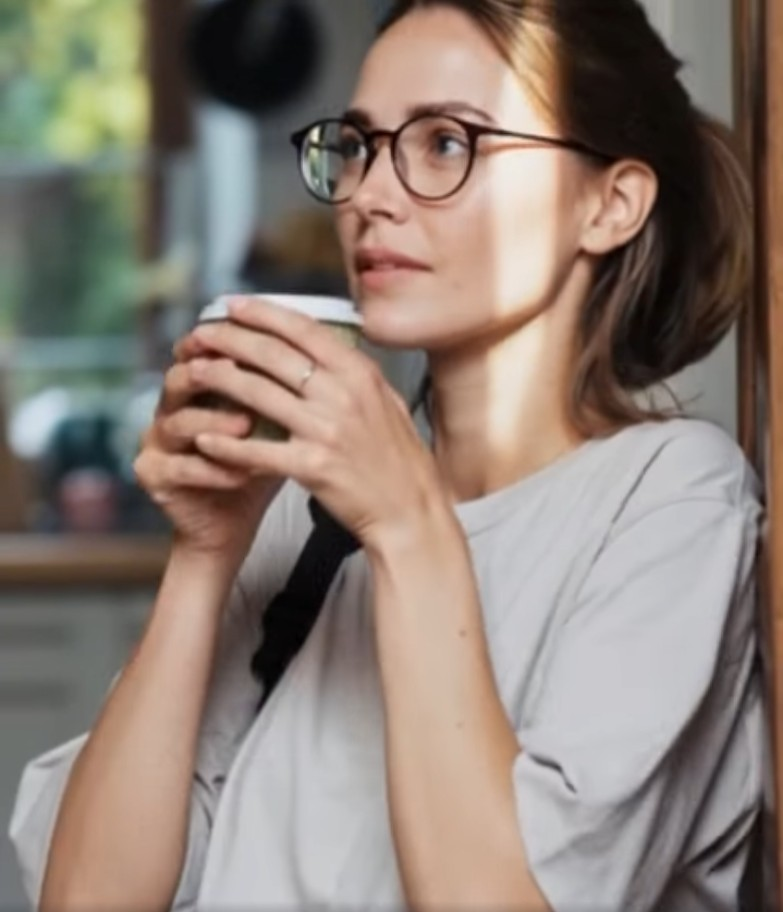
#> input picture TEST_MAGE/cgi.jpeg, 783 x 912 px
$ python -i geometric_3d.py   (imports and definitions only)
#> lines starting #> are read from the running program, lines starting #| are printed output that depends on the picture
"""
3D Geometric Consistency Analysis Module

This module analyzes geometric properties of objects in images to detect CGI.
CGI models often exhibit unnatural smoothness, perfect symmetry, or artificial
geometric patterns that can be distinguished from real-world objects.

Key Detection Strategies:
1. Symmetry Analysis: CGI often has near-perfect bilateral symmetry
2. Smoothness Detection: CGI surfaces are often overly smooth
3. Edge Regularity: CGI edges can be unnaturally regular and perfect
4. Gradient Consistency: Analyzes lighting gradient patterns
"""

import numpy as np
from PIL import Image
from io import BytesIO
from scipy import ndimage
from scipy.stats import entropy
from skimage import filters, feature, measure
from skimage.morphology import disk
import warnings

# [1 line not run here, left out]


# [139 lines left out: functions analyze_geometric_consistency, _analyze_symmetry, _analyze_smoothness, not called in this run]


def _analyze_edge_regularity(gray_image: np.ndarray) -> float:
    """
    Analyzes edge regularity. CGI often has overly regular and perfect edges.

    Args:
        gray_image: Grayscale image as numpy array

    Returns:
        Edge regularity score (0-1), higher means suspiciously regular edges
    """
    try:
        # Detect edges using Canny
        edges = feature.canny(gray_image, sigma=2)

        # Find contours
        contours = measure.find_contours(edges, 0.5)

        if len(contours) == 0:
            return 0.0

        # Analyze curvature regularity of contours
        regularity_scores = []

        for contour in contours:
            if len(contour) < 10:  # Skip very short contours
                continue

            # Calculate curvature along the contour
            # Using finite differences
            dx = np.gradient(contour[:, 0])
            dy = np.gradient(contour[:, 1])

            # Second derivatives
            ddx = np.gradient(dx)
            ddy = np.gradient(dy)

            # Curvature formula
            curvature = np.abs(dx * ddy - dy * ddx) / (dx**2 + dy**2 + 1e-8)**1.5

            # Calculate entropy of curvature distribution
            # Low entropy = regular curvature = suspicious for CGI
            hist, _ = np.histogram(curvature, bins=20, density=True)
            hist = hist + 1e-10  # Avoid log(0)
            curv_entropy = entropy(hist)

            # Natural contours have high entropy (varied curvature)
            # CGI contours often have low entropy (uniform curvature)
            if curv_entropy < 1.5:
                regularity_scores.append(1.0 - (curv_entropy / 1.5))
            else:
                regularity_scores.append(0.0)

        if len(regularity_scores) == 0:
            return 0.0

        # Return average regularity score
        return float(np.clip(np.mean(regularity_scores), 0.0, 1.0))

    except Exception as e:
        print(f"Error in edge regularity analysis: {e}")
        return 0.0


# [64 lines left out: function _analyze_gradient_consistency, not called in this run]

>>> import cv2
>>> picture = cv2.imread('../../TEST_MAGE/cgi.jpeg', cv2.IMREAD_GRAYSCALE)
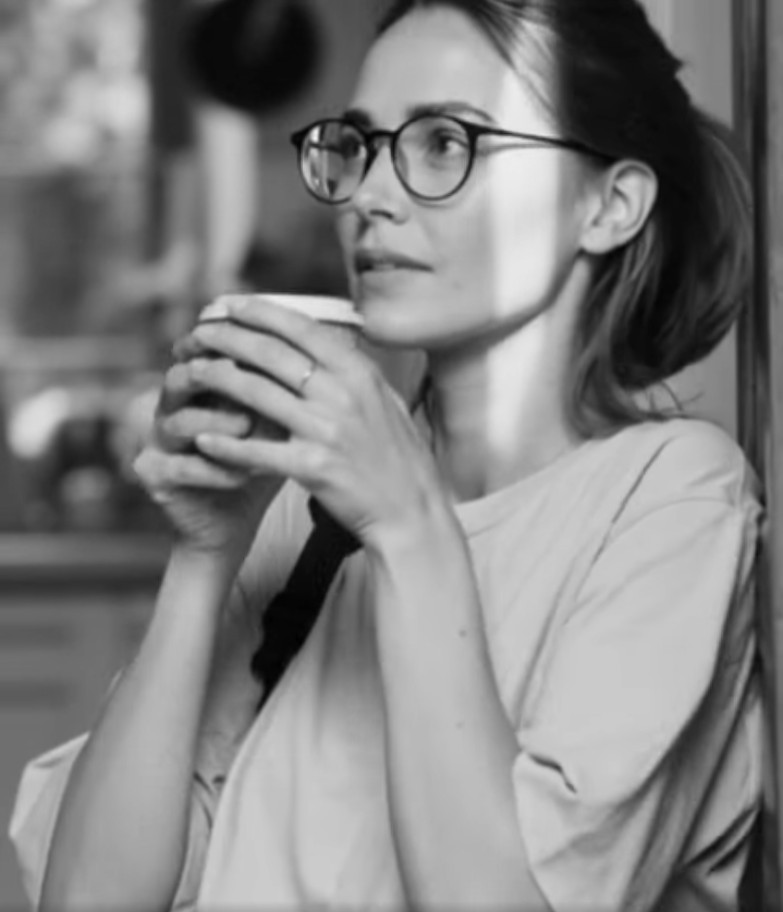
#> picture: shape (912, 783); min 0, max 239, mean 129.1
>>> result = _analyze_edge_regularity(picture)
#> in _analyze_edge_regularity, `edges = feature.canny(gray_image, sigma=2)`:
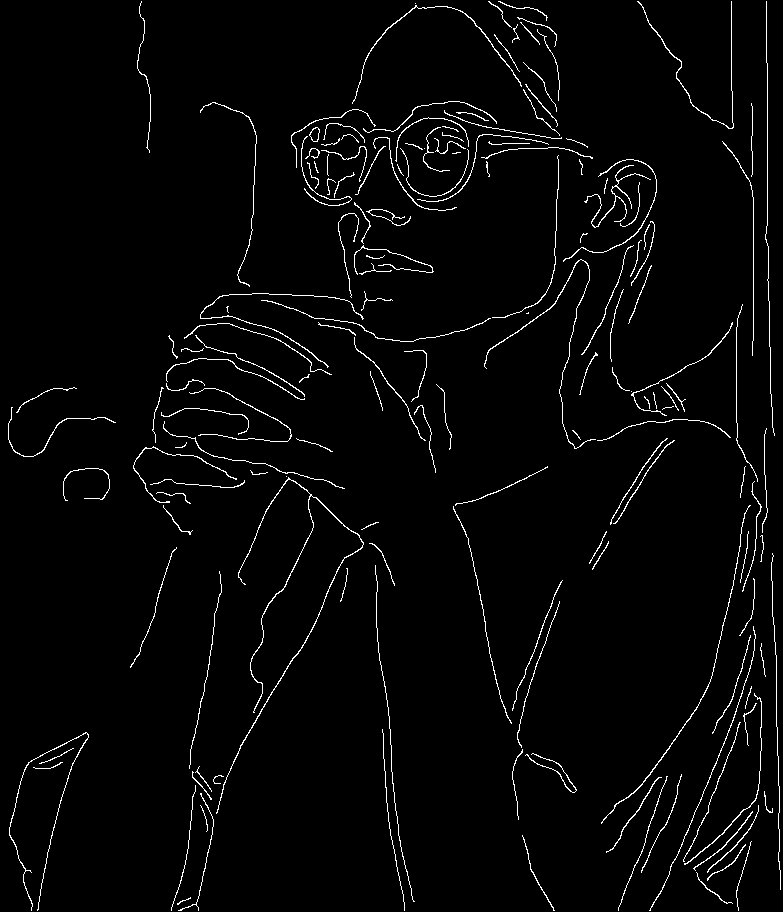
#> edges: shape (912, 783) bool; 2.6% white in thin lines or dots
#> in _analyze_edge_regularity, `contours = measure.find_contours(edges, 0.5)`: contours = 2215 point arrays, longest 329 points
#> the loop in _analyze_edge_regularity, `for contour in contours:` made 2215 passes
#> curv_entropy on passes 2 to 4: 1.13, 1.45, 1.2
#> after the loop in _analyze_edge_regularity, `for contour in contours:`: regularity_scores = 1437 values, max 0.918 at index 54, min 0 at index 8, mean 0.158
#> result = 0.158

$ run again, on TEST_MAGE/nyc.png
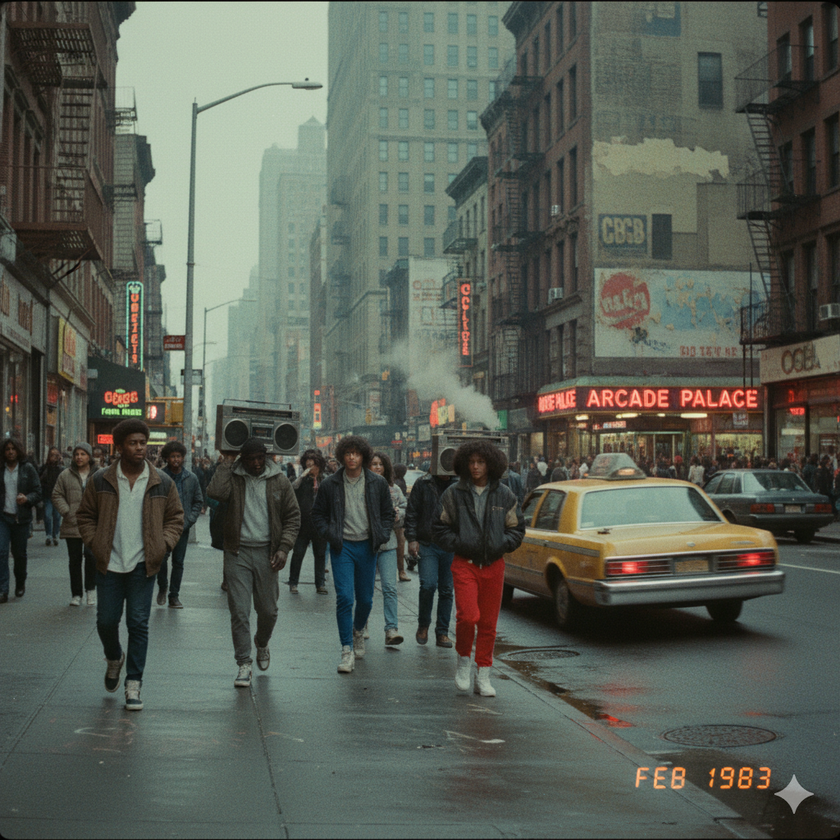
#> input picture TEST_MAGE/nyc.png, 840 x 840 px, shrunk from 1024 x 1024 before the run
#> `picture = cv2.imread('../../TEST_MAGE/cgi.jpeg', cv2.IMREAD_GRAYSCALE)`:
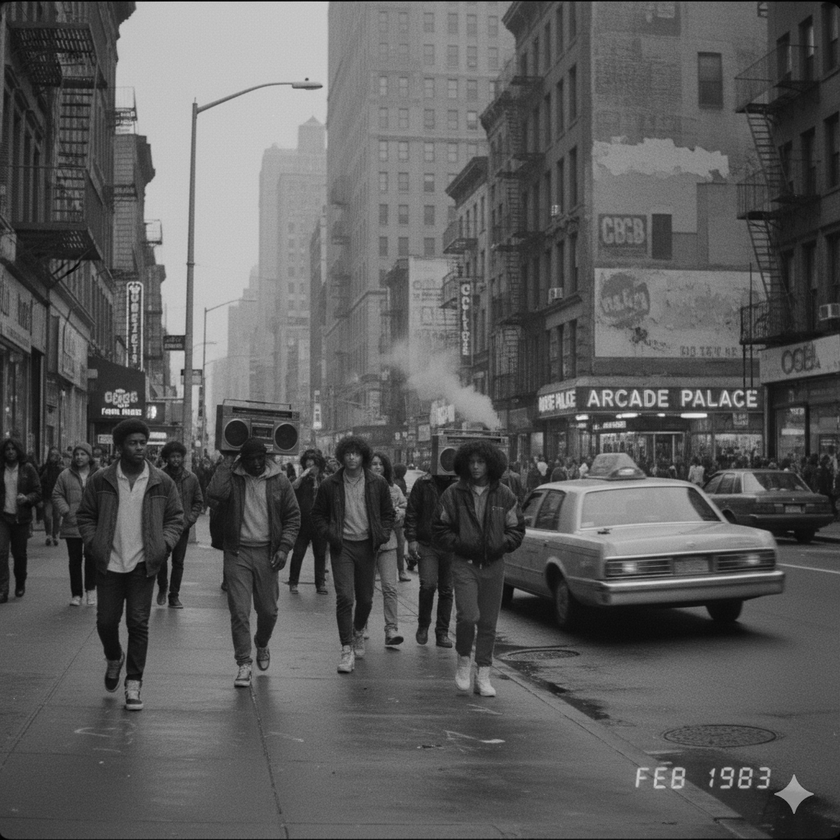
#> picture: shape (840, 840); min 0, max 245, mean 92
#> in _analyze_edge_regularity, `edges = feature.canny(gray_image, sigma=2)`:
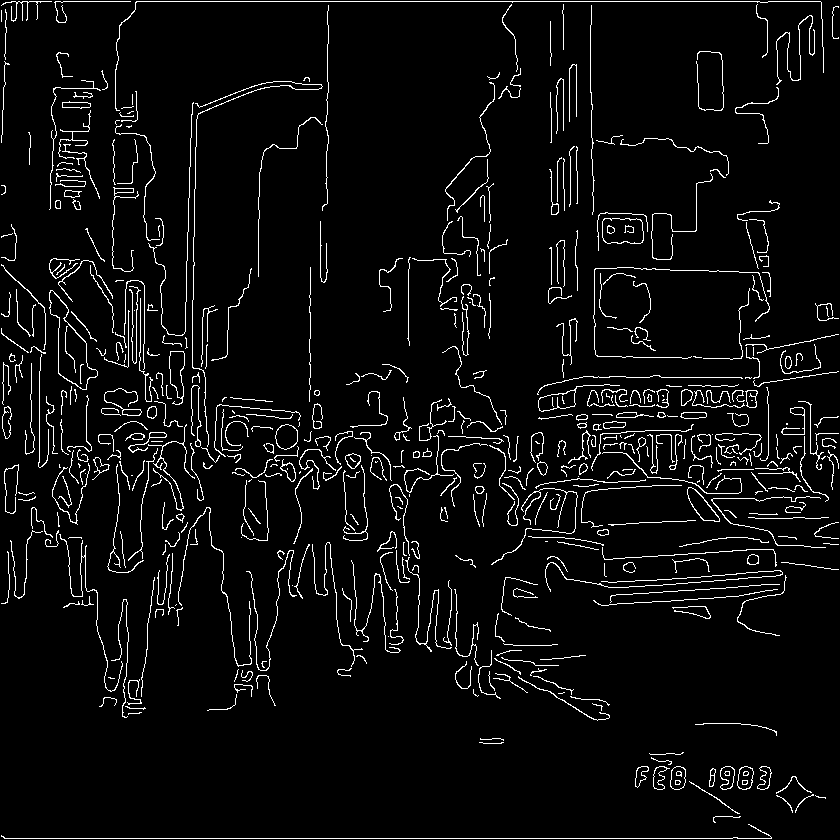
#> edges: shape (840, 840) bool; 4.9% white in thin lines or dots
#> contours = 3249 point arrays, longest 1473 points
#> the loop in _analyze_edge_regularity, `for contour in contours:` made 3249 passes
#> curv_entropy on passes 1, 3, 4: 1.52, 1.56, 1.04
#> after the loop in _analyze_edge_regularity, `for contour in contours:`: regularity_scores = 2432 values, max 0.939 at index 2430, min 0 at index 0, mean 0.183
#> result = 0.183
